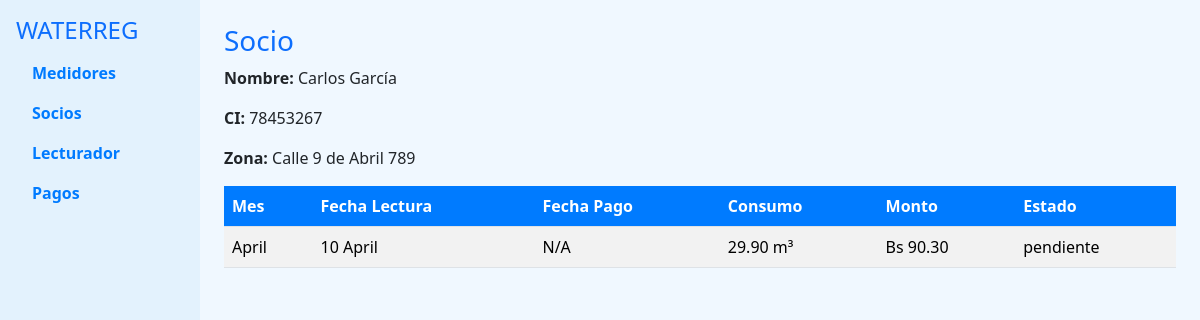
/informacion_socio.php?usuario_id=3, run on the app's committed database.
### tables this page shows
CREATE TABLE `usuarios` (
  `usuario_id` bigint(20) NOT NULL,
  `nombre` text DEFAULT NULL,
  `direccion` text DEFAULT NULL,
  `telefono` text DEFAULT NULL,
  `email` text DEFAULT NULL,
  `fecha_registro` date DEFAULT NULL,
  `estado` text DEFAULT NULL
);

CREATE TABLE `facturacion` (
  `factura_id` bigint(20) NOT NULL,
  `consumo_id` bigint(20) DEFAULT NULL,
  `monto` decimal(10,2) DEFAULT NULL,
  `fecha_emision` date DEFAULT NULL,
  `fecha_vencimiento` date DEFAULT NULL,
  `estado` text DEFAULT NULL
);

CREATE TABLE `consumos` (
  `consumo_id` bigint(20) NOT NULL,
  `medidor_id` bigint(20) DEFAULT NULL,
  `fecha_lectura` date DEFAULT NULL,
  `lectura_anterior` decimal(10,2) DEFAULT NULL,
  `lectura_actual` decimal(10,2) DEFAULT NULL,
  `consumo_m3` decimal(10,2) DEFAULT NULL,
  `observaciones` text DEFAULT NULL
);

### informacion_socio.php (the view, shortened to what this page needs)
<?php
include 'conexion.php';
$usuario_id = $_GET['usuario_id'];
$usuario_query = "SELECT nombre, telefono, direccion FROM usuarios WHERE usuario_id = $usuario_id";
$usuario_result = $conexion->query($usuario_query);
$usuario = $usuario_result->fetch_assoc();
$consumos_query = "
    SELECT
        DATE_FORMAT(consumos.fecha_lectura, '%d %M') AS fecha_lectura,
        DATE_FORMAT(pagos.fecha_pago, '%d %M') AS fecha_pago,
        consumos.consumo_m3,
        facturacion.monto,
        facturacion.estado
    FROM consumos
    LEFT JOIN facturacion ON consumos.consumo_id = facturacion.consumo_id
    LEFT JOIN pagos ON facturacion.factura_id = pagos.factura_id
    WHERE consumos.medidor_id IN (SELECT medidor_id FROM medidores WHERE usuario_id = $usuario_id)";
$consumos_result = $conexion->query($consumos_query);
?>
<!DOCTYPE html>
<html lang="es">
<head>
    <link rel="stylesheet" href="css/bootstrap.min.css">
</head>
<body>
<div class="container-fluid">
    <div class="row">
        <nav class="col-md-2 sidebar p-3">
            <h4 class="text-primary">WATERREG</h4>
            <ul class="nav flex-column">
                <li class="nav-item">
                    <a class="nav-link" href="index.php">Medidores</a>
                </li>
                <li class="nav-item">
                    <a class="nav-link active" href="lista_socios.php">Socios</a>
                </li>
                <li class="nav-item">
                    <a class="nav-link" href="registrar_consumo.php">Lecturador</a>
                </li>
                <li class="nav-item">
                    <a class="nav-link" href="#">Pagos</a>
                </li>
            </ul>
        </nav>
        <main class="col-md-10 p-4">
            <h3 class="text-primary">Socio</h3>
            <p><strong>Nombre:</strong> <?php echo $usuario['nombre']; ?></p>
            <p><strong>CI:</strong> <?php echo $usuario['telefono']; ?></p>
            <p><strong>Zona:</strong> <?php echo $usuario['direccion']; ?></p>
            <table class="table table-striped">
                <thead>
                    <tr>
                        <th>Mes</th>
                        <th>Fecha Lectura</th>
                        <th>Fecha Pago</th>
                        <th>Consumo</th>
                        <th>Monto</th>
                        <th>Estado</th>
                    </tr>
                </thead>
                <tbody>
                    <?php while ($consumo = $consumos_result->fetch_assoc()) { ?>
                    <tr>
                        <td><?php echo date("F", strtotime($consumo['fecha_lectura'])); ?></td>
                        <td><?php echo $consumo['fecha_lectura']; ?></td>
                        <td><?php echo $consumo['fecha_pago'] ?? 'N/A'; ?></td>
                        <td><?php echo $consumo['consumo_m3'] . " m³"; ?></td>
                        <td><?php echo "Bs " . $consumo['monto']; ?></td>
                        <td><?php echo $consumo['estado']; ?></td>
                    </tr>
                    <?php } ?>
                </tbody>
            </table>
        </main>
    </div>
</div>
</body>
</html>

### informacion_socio.php (style rules this page uses)
body { background-color: #f0f8ff; }
.sidebar { background-color: #e3f2fd; min-height: 100vh; }
.sidebar a { color: #007bff; font-weight: bold; text-decoration: none; }
.table th { background-color: #007bff; color: white; }
.text-primary { color: #007bff; }

### data on the page
usuarios: nombre "Carlos García", telefono "78453267", direccion "Calle 9 de Abril 789"
facturacion: fecha_lectura "April", fecha_lectura "10 April", fecha_pago "N/A", consumo.consumo_m3 "29.90", monto "90.30", estado "pendiente"
